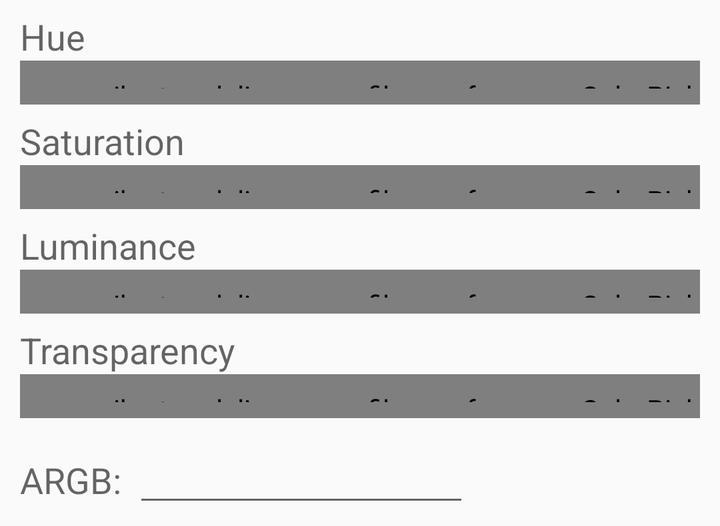
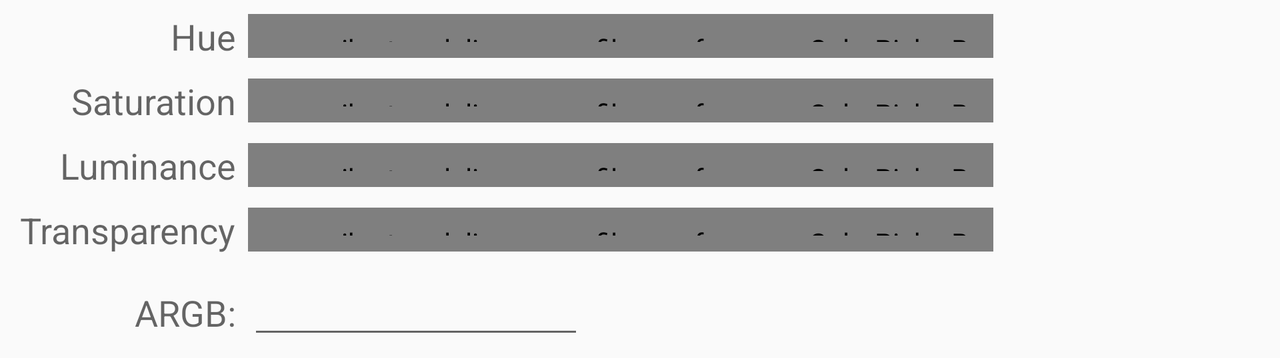

First picture: res/layout/ on a phone held upright. Second picture: the repository's own variant of that layout, on a device whose configuration matches the variant's folder. Source for both follows.
<!-- AndroidManifest.xml: application theme android:Theme.Material.Light -->
<!-- res/layout/color_picker_dialog.xml -->
<?xml version="1.0" encoding="utf-8"?>
<ScrollView xmlns:android="http://schemas.android.com/apk/res/android"
    xmlns:app="http://schemas.android.com/apk/res-auto"
    android:layout_width="wrap_content"
    android:layout_height="wrap_content">

    <LinearLayout
        android:layout_width="wrap_content"
        android:layout_height="wrap_content"
        android:layout_marginEnd="10dp"
        android:layout_marginStart="10dp"
        android:layout_marginTop="6dp"
        android:minWidth="350dp"
        android:orientation="vertical">

        <TextView
            android:layout_width="wrap_content"
            android:layout_height="wrap_content"
            android:labelFor="@id/color_picker_hue_bar"
            android:text="@string/color_picker_hue"
            android:textAppearance="?android:textAppearanceMedium" />

        <com.saiho.togglelineageprofiles.preferences.ColorPickerBar
            android:id="@+id/color_picker_hue_bar"
            android:layout_width="match_parent"
            android:layout_height="@dimen/color_picker_bar_height"
            android:paddingBottom="@dimen/color_picker_bar_vertical_padding"
            android:paddingTop="@dimen/color_picker_bar_vertical_padding"
            app:component="hue" />

        <TextView
            android:layout_width="wrap_content"
            android:layout_height="wrap_content"
            android:layout_marginTop="6dp"
            android:labelFor="@id/color_picker_saturation_bar"
            android:text="@string/color_picker_saturation"
            android:textAppearance="?android:textAppearanceMedium" />

        <com.saiho.togglelineageprofiles.preferences.ColorPickerBar
            android:id="@+id/color_picker_saturation_bar"
            android:layout_width="match_parent"
            android:layout_height="@dimen/color_picker_bar_height"
            android:paddingBottom="@dimen/color_picker_bar_vertical_padding"
            android:paddingTop="@dimen/color_picker_bar_vertical_padding"
            app:component="saturation" />

        <TextView
            android:layout_width="wrap_content"
            android:layout_height="wrap_content"
            android:layout_marginTop="6dp"
            android:labelFor="@id/color_picker_luminance_bar"
            android:text="@string/color_picker_luminance"
            android:textAppearance="?android:textAppearanceMedium" />

        <com.saiho.togglelineageprofiles.preferences.ColorPickerBar
            android:id="@+id/color_picker_luminance_bar"
            android:layout_width="match_parent"
            android:layout_height="@dimen/color_picker_bar_height"
            android:paddingBottom="@dimen/color_picker_bar_vertical_padding"
            android:paddingTop="@dimen/color_picker_bar_vertical_padding"
            app:component="luminance" />

        <TextView
            android:id="@+id/color_picker_alpha_text"
            android:layout_width="wrap_content"
            android:layout_height="wrap_content"
            android:layout_marginTop="6dp"
            android:labelFor="@id/color_picker_alpha_bar"
            android:text="@string/color_picker_alpha"
            android:textAppearance="?android:textAppearanceMedium" />

        <com.saiho.togglelineageprofiles.preferences.ColorPickerBar
            android:id="@+id/color_picker_alpha_bar"
            android:layout_width="match_parent"
            android:layout_height="@dimen/color_picker_bar_height"
            android:paddingBottom="@dimen/color_picker_bar_vertical_padding"
            android:paddingTop="@dimen/color_picker_bar_vertical_padding"
            app:component="alpha" />

        <LinearLayout
            android:layout_width="match_parent"
            android:layout_height="wrap_content"
            android:layout_marginTop="8dp"
            android:orientation="horizontal">

            <TextView
                android:layout_width="wrap_content"
                android:layout_height="wrap_content"
                android:layout_gravity="end|center_vertical"
                android:layout_marginEnd="6dp"
                android:labelFor="@id/color_picker_hex_text"
                android:text="@string/color_picker_argb"
                android:textAppearance="?android:textAppearanceMedium" />

            <FrameLayout
                android:layout_width="0dp"
                android:layout_height="wrap_content"
                android:layout_weight="1">

                <EditText
                    android:id="@+id/color_picker_hex_text"
                    android:layout_width="wrap_content"
                    android:layout_height="wrap_content"
                    android:layout_gravity="start|center_vertical"
                    android:digits="0123456789ABCDEF"
                    android:ems="8"
                    android:imeOptions="actionDone"
                    android:inputType="textCapCharacters|textNoSuggestions"
                    android:maxLength="8"
                    android:singleLine="true" />

            </FrameLayout>

            <ImageView
                android:id="@+id/color_picker_preview_image"
                android:layout_width="46dp"
                android:layout_height="46dp"
                android:layout_gravity="center"
                android:layout_marginStart="6dp"
                android:foreground="@drawable/color_picker_pref_image_foreground"
                android:foregroundTint="?android:colorPrimaryDark" />

        </LinearLayout>

    </LinearLayout>

</ScrollView>
<!-- resources referenced by this layout -->
<resources>
  <dimen name="color_picker_bar_height">22dp</dimen>
  <dimen name="color_picker_bar_vertical_padding">8dp</dimen>
  <!-- drawable color_picker_pref_image_foreground (drawable) -->
  <?xml version="1.0" encoding="utf-8"?>
  <shape xmlns:android="http://schemas.android.com/apk/res/android"
      android:shape="rectangle">
      <corners android:radius="@dimen/color_picker_preview_corner_radius" />
      <stroke
          android:width="@dimen/color_picker_preview_border_size"
          android:color="@android:color/white" />
      <solid android:color="@android:color/transparent" />
  </shape>
  <string name="color_picker_alpha">Transparency</string>
  <string name="color_picker_argb">ARGB:</string>
  <string name="color_picker_hue">Hue</string>
  <string name="color_picker_luminance">Luminance</string>
  <string name="color_picker_saturation">Saturation</string>
  <dimen name="color_picker_preview_corner_radius">2dp</dimen>
  <dimen name="color_picker_preview_border_size">2dp</dimen>
</resources>
<!-- res/layout-land/color_picker_dialog.xml (the repository's variant of the layout above) -->
<!-- drawn on the phone turned sideways -->
<?xml version="1.0" encoding="utf-8"?>
<ScrollView xmlns:android="http://schemas.android.com/apk/res/android"
    xmlns:app="http://schemas.android.com/apk/res-auto"
    android:layout_width="wrap_content"
    android:layout_height="wrap_content">

    <GridLayout
        android:layout_width="wrap_content"
        android:layout_height="wrap_content"
        android:layout_marginEnd="10dp"
        android:layout_marginStart="10dp"
        android:layout_marginTop="6dp"
        android:columnCount="2"
        android:minWidth="400dp"
        android:orientation="horizontal">

        <TextView
            android:layout_width="wrap_content"
            android:layout_height="wrap_content"
            android:layout_gravity="center_vertical|end"
            android:layout_marginEnd="6dp"
            android:labelFor="@id/color_picker_hue_bar"
            android:text="@string/color_picker_hue"
            android:textAppearance="?android:attr/textAppearanceMedium" />

        <com.saiho.togglelineageprofiles.preferences.ColorPickerBar
            android:id="@+id/color_picker_hue_bar"
            android:layout_height="@dimen/color_picker_bar_height"
            android:layout_gravity="center_vertical|fill_horizontal"
            android:paddingBottom="@dimen/color_picker_bar_vertical_padding"
            android:paddingTop="@dimen/color_picker_bar_vertical_padding"
            app:component="hue" />

        <TextView
            android:layout_width="wrap_content"
            android:layout_height="wrap_content"
            android:layout_gravity="center_vertical|end"
            android:layout_marginEnd="6dp"
            android:layout_marginTop="8dp"
            android:labelFor="@id/color_picker_saturation_bar"
            android:text="@string/color_picker_saturation"
            android:textAppearance="?android:attr/textAppearanceMedium" />

        <com.saiho.togglelineageprofiles.preferences.ColorPickerBar
            android:id="@+id/color_picker_saturation_bar"
            android:layout_height="@dimen/color_picker_bar_height"
            android:layout_gravity="center_vertical|fill_horizontal"
            android:layout_marginTop="8dp"
            android:paddingBottom="@dimen/color_picker_bar_vertical_padding"
            android:paddingTop="@dimen/color_picker_bar_vertical_padding"
            app:component="saturation" />

        <TextView
            android:layout_width="wrap_content"
            android:layout_height="wrap_content"
            android:layout_gravity="center_vertical|end"
            android:layout_marginEnd="6dp"
            android:layout_marginTop="8dp"
            android:labelFor="@id/color_picker_luminance_bar"
            android:text="@string/color_picker_luminance"
            android:textAppearance="?android:attr/textAppearanceMedium" />

        <com.saiho.togglelineageprofiles.preferences.ColorPickerBar
            android:id="@+id/color_picker_luminance_bar"
            android:layout_height="@dimen/color_picker_bar_height"
            android:layout_gravity="center_vertical|fill_horizontal"
            android:layout_marginTop="8dp"
            android:paddingBottom="@dimen/color_picker_bar_vertical_padding"
            android:paddingTop="@dimen/color_picker_bar_vertical_padding"
            app:component="luminance" />

        <TextView
            android:id="@+id/color_picker_alpha_text"
            android:layout_width="wrap_content"
            android:layout_height="wrap_content"
            android:layout_gravity="center_vertical|end"
            android:layout_marginEnd="6dp"
            android:layout_marginTop="8dp"
            android:labelFor="@id/color_picker_alpha_bar"
            android:text="@string/color_picker_alpha"
            android:textAppearance="?android:attr/textAppearanceMedium" />

        <com.saiho.togglelineageprofiles.preferences.ColorPickerBar
            android:id="@+id/color_picker_alpha_bar"
            android:layout_height="@dimen/color_picker_bar_height"
            android:layout_gravity="center_vertical|fill_horizontal"
            android:layout_marginTop="8dp"
            android:paddingBottom="@dimen/color_picker_bar_vertical_padding"
            android:paddingTop="@dimen/color_picker_bar_vertical_padding"
            app:component="alpha" />

        <TextView
            android:layout_width="wrap_content"
            android:layout_height="wrap_content"
            android:layout_gravity="end|center_vertical"
            android:layout_marginEnd="6dp"
            android:layout_marginTop="6dp"
            android:labelFor="@id/color_picker_hex_text"
            android:text="@string/color_picker_argb"
            android:textAppearance="?android:textAppearanceMedium" />

        <LinearLayout
            android:layout_height="wrap_content"
            android:layout_gravity="center_vertical|fill_horizontal"
            android:layout_marginTop="6dp"
            android:orientation="horizontal">

            <FrameLayout
                android:layout_width="0dp"
                android:layout_height="wrap_content"
                android:layout_weight="1">

                <EditText
                    android:id="@+id/color_picker_hex_text"
                    android:layout_width="wrap_content"
                    android:layout_height="wrap_content"
                    android:layout_gravity="start|center_vertical"
                    android:digits="0123456789ABCDEF"
                    android:ems="8"
                    android:imeOptions="actionDone"
                    android:inputType="textCapCharacters|textNoSuggestions"
                    android:maxLength="8"
                    android:singleLine="true" />

            </FrameLayout>

            <ImageView
                android:id="@+id/color_picker_preview_image"
                android:layout_width="46dp"
                android:layout_height="46dp"
                android:layout_gravity="center"
                android:layout_marginStart="6dp"
                android:foreground="@drawable/color_picker_pref_image_foreground"
                android:foregroundTint="?android:colorPrimaryDark" />

        </LinearLayout>

    </GridLayout>

</ScrollView>
